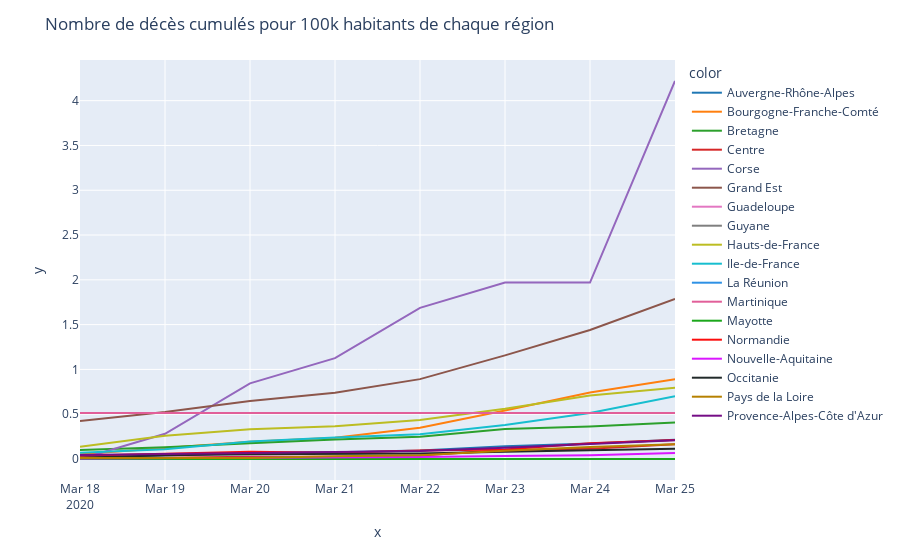

Notebook code for this chart:
### Code cell
fig = px.line(x=df_region['jour'], y = df_region['dc']/df_region['regionPopulation']*100000, color=df_region["regionName"], color_discrete_sequence=colors)
fig.update_layout(
    title_text='Nombre de décès cumulés pour 100k habitants de chaque région'
)
fig.show()

### Figure 1 — Plotly figure (JSON) as saved in the notebook; plotly's stock layout.template omitted (floating-point values rounded to 4 significant figures)
{"data": [{"hoverlabel": {"namelength": 0}, "hovertemplate": "color=Auvergne-Rhône-Alpes<br>x=%{x}<br>y=%{y}", "legendgroup": "Auvergne-Rhône-Alpes", "line": {"color": "#1F77B4", "dash": "solid"}, "mode": "lines", "name": "Auvergne-Rhône-Alpes", "showlegend": true, "type": "scatter", "x": ["2020-03-18", "2020-03-19", "2020-03-20", "2020-03-21", "2020-03-22", "2020-03-23", "2020-03-24", "2020-03-25"], "xaxis": "x", "y": [0.01412, 0.04438, 0.06657, 0.07666, 0.09482, 0.1412, 0.1735, 0.2159], "yaxis": "y"}, {"hoverlabel": {"namelength": 0}, "hovertemplate": "color=Bourgogne-Franche-Comté<br>x=%{x}<br>y=%{y}", "legendgroup": "Bourgogne-Franche-Comté", "line": {"color": "#FF7F0E", "dash": "solid"}, "mode": "lines", "name": "Bourgogne-Franche-Comté", "showlegend": true, "type": "scatter", "x": ["2020-03-18", "2020-03-19", "2020-03-20", "2020-03-21", "2020-03-22", "2020-03-23", "2020-03-24", "2020-03-25"], "xaxis": "x", "y": [0.05245, 0.1224, 0.1923, 0.236, 0.3497, 0.542, 0.7431, 0.8917], "yaxis": "y"}, {"hoverlabel": {"namelength": 0}, "hovertemplate": "color=Bretagne<br>x=%{x}<br>y=%{y}", "legendgroup": "Bretagne", "line": {"color": "#2CA02C", "dash": "solid"}, "mode": "lines", "name": "Bretagne", "showlegend": true, "type": "scatter", "x": ["2020-03-18", "2020-03-19", "2020-03-20", "2020-03-21", "2020-03-22", "2020-03-23", "2020-03-24", "2020-03-25"], "xaxis": "x", "y": [0.1018, 0.1309, 0.1745, 0.2182, 0.2473, 0.3345, 0.3636, 0.4072], "yaxis": "y"}, {"hoverlabel": {"namelength": 0}, "hovertemplate": "color=Centre<br>x=%{x}<br>y=%{y}", "legendgroup": "Centre", "line": {"color": "#D62728", "dash": "solid"}, "mode": "lines", "name": "Centre", "showlegend": true, "type": "scatter", "x": ["2020-03-18", "2020-03-19", "2020-03-20", "2020-03-21", "2020-03-22", "2020-03-23", "2020-03-24", "2020-03-25"], "xaxis": "x", "y": [0.01262, 0.01262, 0.02525, 0.02525, 0.03787, 0.101, 0.1136, 0.1641], "yaxis": "y"}, {"hoverlabel": {"namelength": 0}, "hovertemplate": "color=Corse<br>x=%{x}<br>y=%{y}", "legendgroup": "Corse", "line": {"color": "#9467BD", "dash": "solid"}, "mode": "lines", "name": "Corse", "showlegend": true, "type": "scatter", "x": ["2020-03-18", "2020-03-19", "2020-03-20", "2020-03-21", "2020-03-22", "2020-03-23", "2020-03-24", "2020-03-25"], "xaxis": "x", "y": [0, 0.2813, 0.8439, 1.125, 1.688, 1.969, 1.969, 4.22], "yaxis": "y"}, {"hoverlabel": {"namelength": 0}, "hovertemplate": "color=Grand Est<br>x=%{x}<br>y=%{y}", "legendgroup": "Grand Est", "line": {"color": "#8C564B", "dash": "solid"}, "mode": "lines", "name": "Grand Est", "showlegend": true, "type": "scatter", "x": ["2020-03-18", "2020-03-19", "2020-03-20", "2020-03-21", "2020-03-22", "2020-03-23", "2020-03-24", "2020-03-25"], "xaxis": "x", "y": [0.4245, 0.5236, 0.6474, 0.7394, 0.8915, 1.157, 1.44, 1.787], "yaxis": "y"}, {"hoverlabel": {"namelength": 0}, "hovertemplate": "color=Guadeloupe<br>x=%{x}<br>y=%{y}", "legendgroup": "Guadeloupe", "line": {"color": "#E377C2", "dash": "solid"}, "mode": "lines", "name": "Guadeloupe", "showlegend": true, "type": "scatter", "x": ["2020-03-18", "2020-03-19", "2020-03-20", "2020-03-21", "2020-03-22", "2020-03-23", "2020-03-24", "2020-03-25"], "xaxis": "x", "y": [0, 0, 0, 0, 0, 0, 0, 0], "yaxis": "y"}, {"hoverlabel": {"namelength": 0}, "hovertemplate": "color=Guyane<br>x=%{x}<br>y=%{y}", "legendgroup": "Guyane", "line": {"color": "#7F7F7F", "dash": "solid"}, "mode": "lines", "name": "Guyane", "showlegend": true, "type": "scatter", "x": ["2020-03-18", "2020-03-19", "2020-03-20", "2020-03-21", "2020-03-22", "2020-03-23", "2020-03-24", "2020-03-25"], "xaxis": "x", "y": [0, 0, 0, 0, 0, 0, 0, 0], "yaxis": "y"}, {"hoverlabel": {"namelength": 0}, "hovertemplate": "color=Hauts-de-France<br>x=%{x}<br>y=%{y}", "legendgroup": "Hauts-de-France", "line": {"color": "#BCBD22", "dash": "solid"}, "mode": "lines", "name": "Hauts-de-France", "showlegend": true, "type": "scatter", "x": ["2020-03-18", "2020-03-19", "2020-03-20", "2020-03-21", "2020-03-22", "2020-03-23", "2020-03-24", "2020-03-25"], "xaxis": "x", "y": [0.1367, 0.2603, 0.3319, 0.3645, 0.4361, 0.5597, 0.7094, 0.794], "yaxis": "y"}, {"hoverlabel": {"namelength": 0}, "hovertemplate": "color=Ile-de-France<br>x=%{x}<br>y=%{y}", "legendgroup": "Ile-de-France", "line": {"color": "#17BECF", "dash": "solid"}, "mode": "lines", "name": "Ile-de-France", "showlegend": true, "type": "scatter", "x": ["2020-03-18", "2020-03-19", "2020-03-20", "2020-03-21", "2020-03-22", "2020-03-23", "2020-03-24", "2020-03-25"], "xaxis": "x", "y": [0.07073, 0.11, 0.1945, 0.2397, 0.2751, 0.3792, 0.5148, 0.7014], "yaxis": "y"}, {"hoverlabel": {"namelength": 0}, "hovertemplate": "color=La Réunion<br>x=%{x}<br>y=%{y}", "legendgroup": "La Réunion", "line": {"color": "#2E91E5", "dash": "solid"}, "mode": "lines", "name": "La Réunion", "showlegend": true, "type": "scatter", "x": ["2020-03-18", "2020-03-19", "2020-03-20", "2020-03-21", "2020-03-22", "2020-03-23", "2020-03-24", "2020-03-25"], "xaxis": "x", "y": [0, 0, 0, 0, 0, 0, 0, 0], "yaxis": "y"}, {"hoverlabel": {"namelength": 0}, "hovertemplate": "color=Martinique<br>x=%{x}<br>y=%{y}", "legendgroup": "Martinique", "line": {"color": "#E15F99", "dash": "solid"}, "mode": "lines", "name": "Martinique", "showlegend": true, "type": "scatter", "x": ["2020-03-18", "2020-03-19", "2020-03-20", "2020-03-21", "2020-03-22", "2020-03-23", "2020-03-24", "2020-03-25"], "xaxis": "x", "y": [0.5139, 0.5139, 0.5139, 0.5139, 0.5139, 0.5139, 0.5139, 0.5139], "yaxis": "y"}, {"hoverlabel": {"namelength": 0}, "hovertemplate": "color=Mayotte<br>x=%{x}<br>y=%{y}", "legendgroup": "Mayotte", "line": {"color": "#1CA71C", "dash": "solid"}, "mode": "lines", "name": "Mayotte", "showlegend": true, "type": "scatter", "x": ["2020-03-18", "2020-03-19", "2020-03-20", "2020-03-21", "2020-03-22", "2020-03-23", "2020-03-24", "2020-03-25"], "xaxis": "x", "y": [0, 0, 0, 0, 0, 0, 0, 0], "yaxis": "y"}, {"hoverlabel": {"namelength": 0}, "hovertemplate": "color=Normandie<br>x=%{x}<br>y=%{y}", "legendgroup": "Normandie", "line": {"color": "#FB0D0D", "dash": "solid"}, "mode": "lines", "name": "Normandie", "showlegend": true, "type": "scatter", "x": ["2020-03-18", "2020-03-19", "2020-03-20", "2020-03-21", "2020-03-22", "2020-03-23", "2020-03-24", "2020-03-25"], "xaxis": "x", "y": [0.03512, 0.05853, 0.08194, 0.07023, 0.09364, 0.1053, 0.1756, 0.2107], "yaxis": "y"}, {"hoverlabel": {"namelength": 0}, "hovertemplate": "color=Nouvelle-Aquitaine<br>x=%{x}<br>y=%{y}", "legendgroup": "Nouvelle-Aquitaine", "line": {"color": "#DA16FF", "dash": "solid"}, "mode": "lines", "name": "Nouvelle-Aquitaine", "showlegend": true, "type": "scatter", "x": ["2020-03-18", "2020-03-19", "2020-03-20", "2020-03-21", "2020-03-22", "2020-03-23", "2020-03-24", "2020-03-25"], "xaxis": "x", "y": [0.005353, 0.008029, 0.01071, 0.01338, 0.02141, 0.03479, 0.04282, 0.06691], "yaxis": "y"}, {"hoverlabel": {"namelength": 0}, "hovertemplate": "color=Occitanie<br>x=%{x}<br>y=%{y}", "legendgroup": "Occitanie", "line": {"color": "#222A2A", "dash": "solid"}, "mode": "lines", "name": "Occitanie", "showlegend": true, "type": "scatter", "x": ["2020-03-18", "2020-03-19", "2020-03-20", "2020-03-21", "2020-03-22", "2020-03-23", "2020-03-24", "2020-03-25"], "xaxis": "x", "y": [0.01505, 0.04265, 0.05269, 0.06022, 0.06273, 0.08029, 0.09785, 0.1154], "yaxis": "y"}, {"hoverlabel": {"namelength": 0}, "hovertemplate": "color=Pays de la Loire<br>x=%{x}<br>y=%{y}", "legendgroup": "Pays de la Loire", "line": {"color": "#B68100", "dash": "solid"}, "mode": "lines", "name": "Pays de la Loire", "showlegend": true, "type": "scatter", "x": ["2020-03-18", "2020-03-19", "2020-03-20", "2020-03-21", "2020-03-22", "2020-03-23", "2020-03-24", "2020-03-25"], "xaxis": "x", "y": [0.01024, 0.01024, 0.01024, 0.03073, 0.04098, 0.0922, 0.1332, 0.1639], "yaxis": "y"}, {"hoverlabel": {"namelength": 0}, "hovertemplate": "color=Provence-Alpes-Côte d'Azur<br>x=%{x}<br>y=%{y}", "legendgroup": "Provence-Alpes-Côte d'Azur", "line": {"color": "#750D86", "dash": "solid"}, "mode": "lines", "name": "Provence-Alpes-Côte d'Azur", "showlegend": true, "type": "scatter", "x": ["2020-03-18", "2020-03-19", "2020-03-20", "2020-03-21", "2020-03-22", "2020-03-23", "2020-03-24", "2020-03-25"], "xaxis": "x", "y": [0.0442, 0.05683, 0.06945, 0.08208, 0.08839, 0.1263, 0.1642, 0.2084], "yaxis": "y"}], "layout": {"legend": {"title": {"text": "color"}, "tracegroupgap": 0}, "margin": {"t": 60}, "title": {"text": "Nombre de décès cumulés pour 100k habitants de chaque région"}, "xaxis": {"anchor": "y", "domain": [0, 1], "title": {"text": "x"}}, "yaxis": {"anchor": "x", "domain": [0, 1], "title": {"text": "y"}}}}
